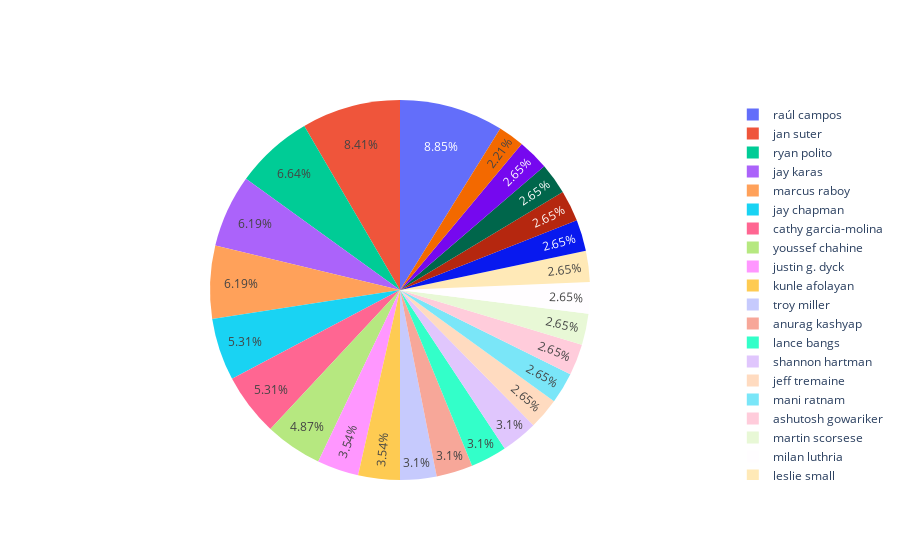

The notebook cell saved with this chart:
### Code cell
#En este gráfico circular podemos observar los principales directores de películas para Netflix.
fig = go.Figure(data = [go.Pie(labels = list(dire_sum_25.index), values = list(dire_sum_25.values))])
fig.show()

### Figure 1 — Plotly figure (JSON) as saved in the notebook; plotly's stock layout.template omitted (floating-point values rounded to 4 significant figures)
{"data": [{"labels": ["raúl campos", "jan suter", "ryan polito", "jay karas", "marcus raboy", "jay chapman", "cathy garcia-molina", "youssef chahine", "justin g. dyck", "kunle afolayan", "troy miller", "anurag kashyap", "lance bangs", "shannon hartman", "jeff tremaine", "mani ratnam", "ashutosh gowariker", "martin scorsese", "milan luthria", "leslie small", "fernando ayllón", "zoya akhtar", "karan johar", "mae cruz-alviar", "michael simon"], "type": "pie", "values": [20, 19, 15, 14, 14, 12, 12, 11, 8, 8, 7, 7, 7, 7, 6, 6, 6, 6, 6, 6, 6, 6, 6, 6, 5]}], "layout": {}}
